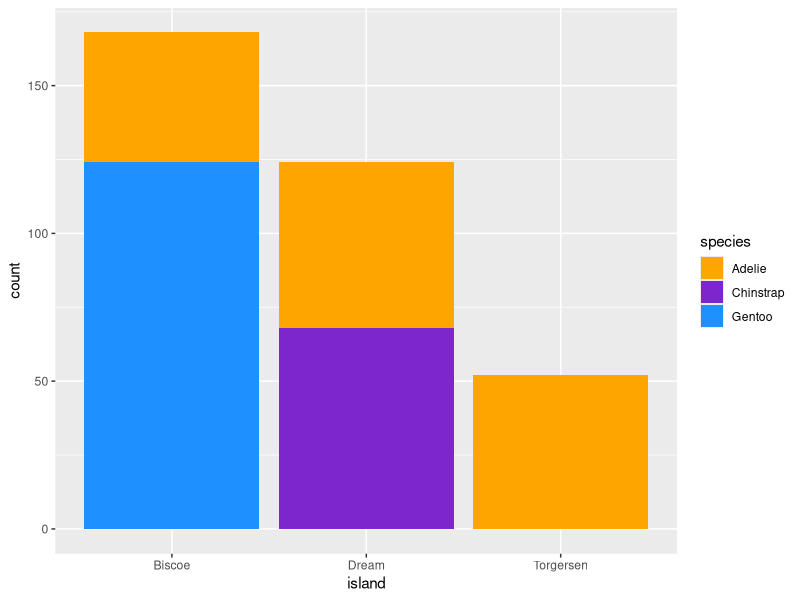
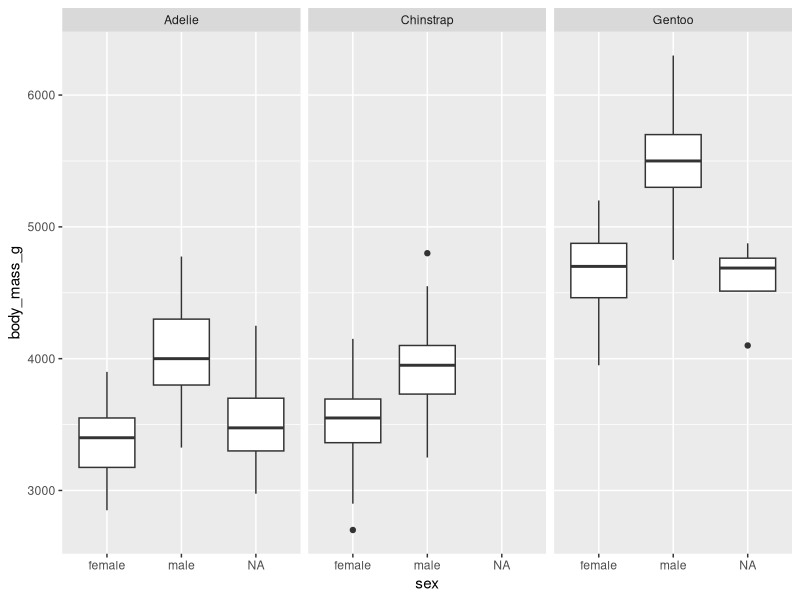

The R source for these figures, in order:
## ---- chunk 1
install.packages("palmerpenguins")
library(palmerpenguins)
data(package = 'palmerpenguins')
data("penguins")
## ---- chunk 2
library(tidyverse)
library(ggplot2)

## ---- chunk 3
str(penguins)

summary(penguins)

sd(penguins$bill_length_mm, na.rm = TRUE)
sd(penguins$bill_depth_mm, na.rm = TRUE)
sd(penguins$flipper_length_mm, na.rm = TRUE)
sd(penguins$body_mass_g, na.rm = TRUE)
## ---- chunk 4
ggplot(data = penguins) + geom_bar(aes(x = island, fill = species)) + scale_fill_manual(values = c("orange","purple3","dodgerblue1"))
table(penguins$island, penguins$species)
## ---- chunk 5
cajadebigotes <- ggplot(data = penguins, aes(x = sex, y = body_mass_g, ... = species)) + 
  geom_boxplot() 
cajadebigotes +
  facet_wrap(facets = vars(species), ncol=3)

